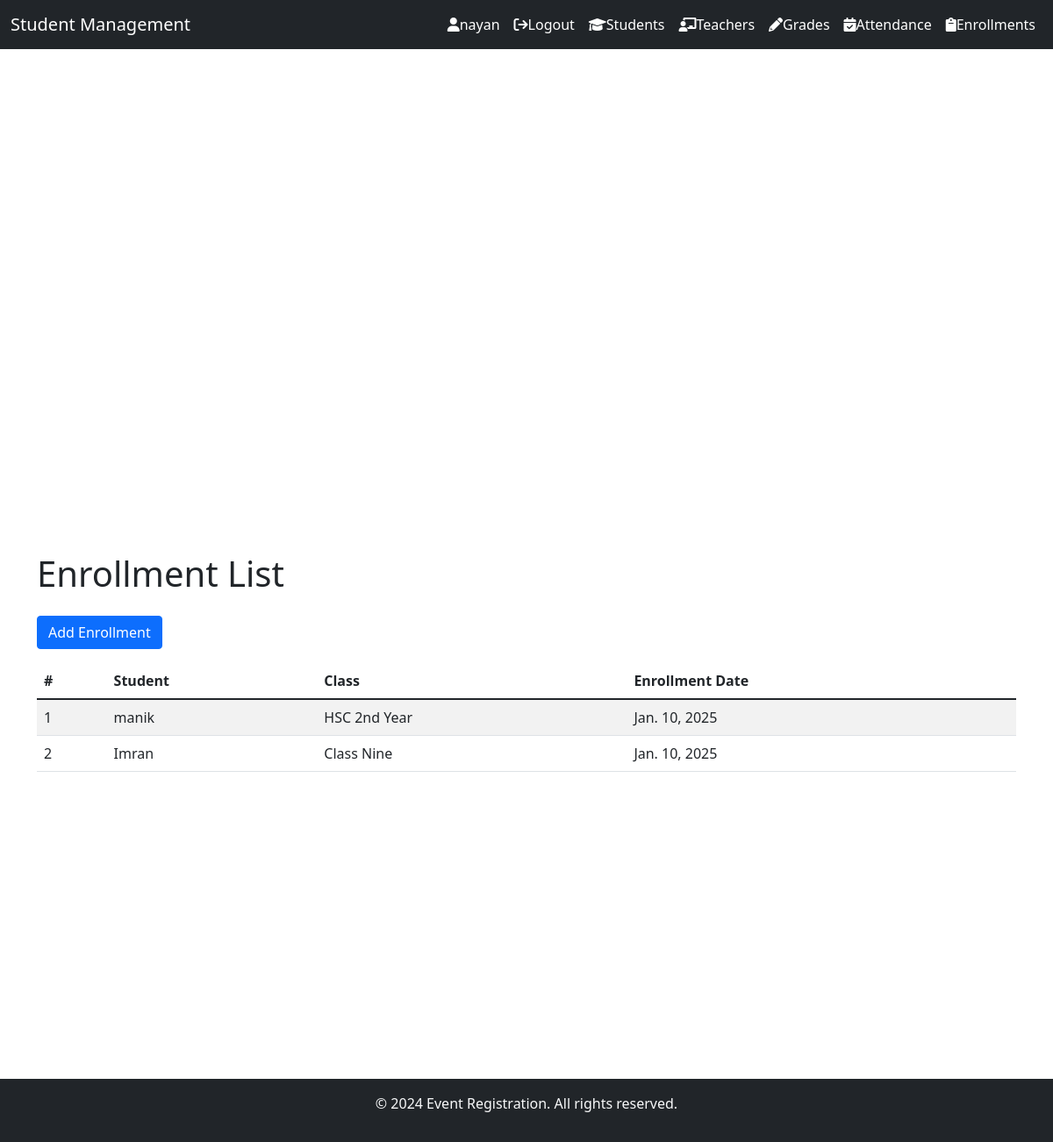
The app's page /enrollments/ (signed in) with its own data.
### students/models.py (models this page shows, shortened)
class Enrollment(models.Model):
    student = models.ForeignKey(Student, related_name='enrollments', on_delete=models.CASCADE)
    student_class = models.ForeignKey(Class, related_name='enrollments', on_delete=models.CASCADE)
    enrollment_date = models.DateField(auto_now_add=True)

class Student(models.Model):
    name = models.CharField(max_length=100)
    age = models.PositiveIntegerField()
    email = models.EmailField(unique=True)
    roll_number = models.CharField(max_length=10, unique=True)
    student_class = models.ForeignKey(Class, related_name='students', on_delete=models.CASCADE)
    enrollment_date = models.DateField(auto_now_add=True)

class Class(models.Model):
    name = models.CharField(max_length=100, unique=True)
    description = models.TextField(blank=True, null=True)

### students/views.py (the view)
# urls.py: path('enrollments/', views.enrollment_list, name='enrollment_list'),
def enrollment_list(request):
    enrollments = Enrollment.objects.all()
    return render(request, 'enrollment/enrollment_list.html', {'enrollments': enrollments})

### students/templates/enrollment/enrollment_list.html
{% extends 'Students/base.html' %}
{% block content %}
{% if user.is_authenticated %}
<div class="container" style="margin-top: 70px; min-height: 600px;">
    <h1 class="mb-4">Enrollment List</h1>
    <a href="{% url 'enrollment_create' %}" class="btn btn-primary mb-3">Add Enrollment</a>
    <table class="table table-striped">
        <thead>
            <tr>
                <th>#</th>
                <th>Student</th>
                <th>Class</th>
                <th>Enrollment Date</th>
            </tr>
        </thead>
        <tbody>
            {% for enrollment in enrollments %}
            <tr>
                <td>{{ forloop.counter }}</td>
                <td>{{ enrollment.student.name }}</td>
                <td>{{ enrollment.student_class.name }}</td>
                <td>{{ enrollment.enrollment_date }}</td>
            </tr>
            {% empty %}
            <tr>
                <td colspan="4" class="text-center">No enrollments found.</td>
            </tr>
            {% endfor %}
        </tbody>
    </table>
</div>
{% else %}
<h3 class="text-danger m-2">You are not allow, Please Login In!</h3> <br> <br> <br> <br>
{% endif %}
{% endblock content %}

### students/templates/students/navbar.html (shortened to what this page needs)
<nav class="navbar navbar-expand-lg navbar-dark bg-dark fixed-top">
  <div class="container-fluid">
    <a class="navbar-brand" href="/">Student Management</a>
    <div class="collapse navbar-collapse" id="navbarNavAltMarkup">
      <div class="navbar-nav ms-auto">
        {% if request.user.is_authenticated %}
          <a class="nav-link text-white" href="#"><i class="fa fa-user"></i>{{ request.user }}</a>
          <a class="nav-link text-white" href="{% url 'logout' %}"><i class="fa fa-sign-out"></i>Logout</a>
        <a class="nav-link text-white" href="{% url 'student_list' %}"><i class="fa fa-graduation-cap"></i>Students</a>
        <a class="nav-link text-white" href="{% url 'teacher_list' %}"><i class="fa fa-chalkboard-teacher"></i>Teachers</a>
        <a class="nav-link text-white" href="{% url 'grade_list' %}"><i class="fa fa-pencil-alt"></i>Grades</a>
        <a class="nav-link text-white" href="{% url 'attendance_list' %}"><i class="fa fa-calendar-check"></i>Attendance</a>
        <a class="nav-link text-white" href="{% url 'enrollment_list' %}"><i class="fa fa-clipboard"></i>Enrollments</a>
        {% endif %}
      </div>
    </div>
  </div>
</nav>

### records on screen
Enrollment: student.name "manik", student_class.name "HSC 2nd Year", enrollment_date "Jan. 10, 2025"
Enrollment: student.name "Imran", student_class.name "Class Nine", enrollment_date "Jan. 10, 2025"

### other values on screen
{{ request.user }} "nayan"
